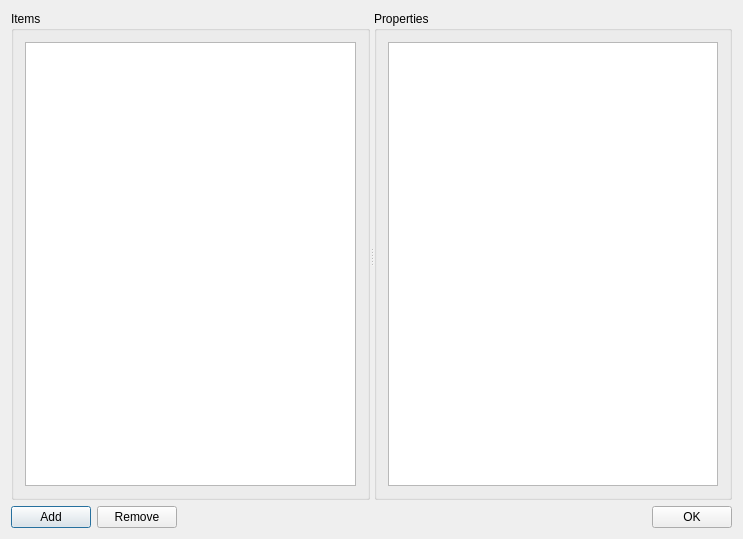
<?xml version="1.0" encoding="UTF-8"?>
<ui version="4.0">
 <class>QCustomObjectListPropertyItemEditor</class>
 <widget class="QDialog" name="QCustomObjectListPropertyItemEditor">
  <property name="geometry">
   <rect>
    <x>0</x>
    <y>0</y>
    <width>743</width>
    <height>539</height>
   </rect>
  </property>
  <property name="windowTitle">
   <string>QCustomObjectListPropertyItemEditor</string>
  </property>
  <layout class="QVBoxLayout" name="verticalLayout">
   <item>
    <widget class="QSplitter" name="splitter">
     <property name="sizePolicy">
      <sizepolicy hsizetype="Expanding" vsizetype="Expanding">
       <horstretch>0</horstretch>
       <verstretch>0</verstretch>
      </sizepolicy>
     </property>
     <property name="orientation">
      <enum>Qt::Horizontal</enum>
     </property>
     <widget class="QGroupBox" name="groupBoxItems">
      <property name="title">
       <string>Items</string>
      </property>
      <layout class="QHBoxLayout" name="horizontalLayout_2">
       <item>
        <widget class="QListView" name="listViewItems"/>
       </item>
      </layout>
     </widget>
     <widget class="QGroupBox" name="groupBoxProperties">
      <property name="title">
       <string>Properties</string>
      </property>
      <layout class="QHBoxLayout" name="horizontalLayout_3">
       <item>
        <widget class="QTreeView" name="treeViewProperties"/>
       </item>
      </layout>
     </widget>
    </widget>
   </item>
   <item>
    <layout class="QHBoxLayout" name="horizontalLayout">
     <item>
      <widget class="QPushButton" name="pushButtonAdd">
       <property name="text">
        <string>Add</string>
       </property>
      </widget>
     </item>
     <item>
      <widget class="QPushButton" name="pushButtonRemove">
       <property name="text">
        <string>Remove</string>
       </property>
      </widget>
     </item>
     <item>
      <spacer name="horizontalSpacer">
       <property name="orientation">
        <enum>Qt::Horizontal</enum>
       </property>
       <property name="sizeHint" stdset="0">
        <size>
         <width>40</width>
         <height>20</height>
        </size>
       </property>
      </spacer>
     </item>
     <item>
      <widget class="QPushButton" name="pushButtonOK">
       <property name="text">
        <string>OK</string>
       </property>
      </widget>
     </item>
    </layout>
   </item>
  </layout>
 </widget>
 <layoutdefault spacing="6" margin="11"/>
 <resources/>
 <connections/>
</ui>
